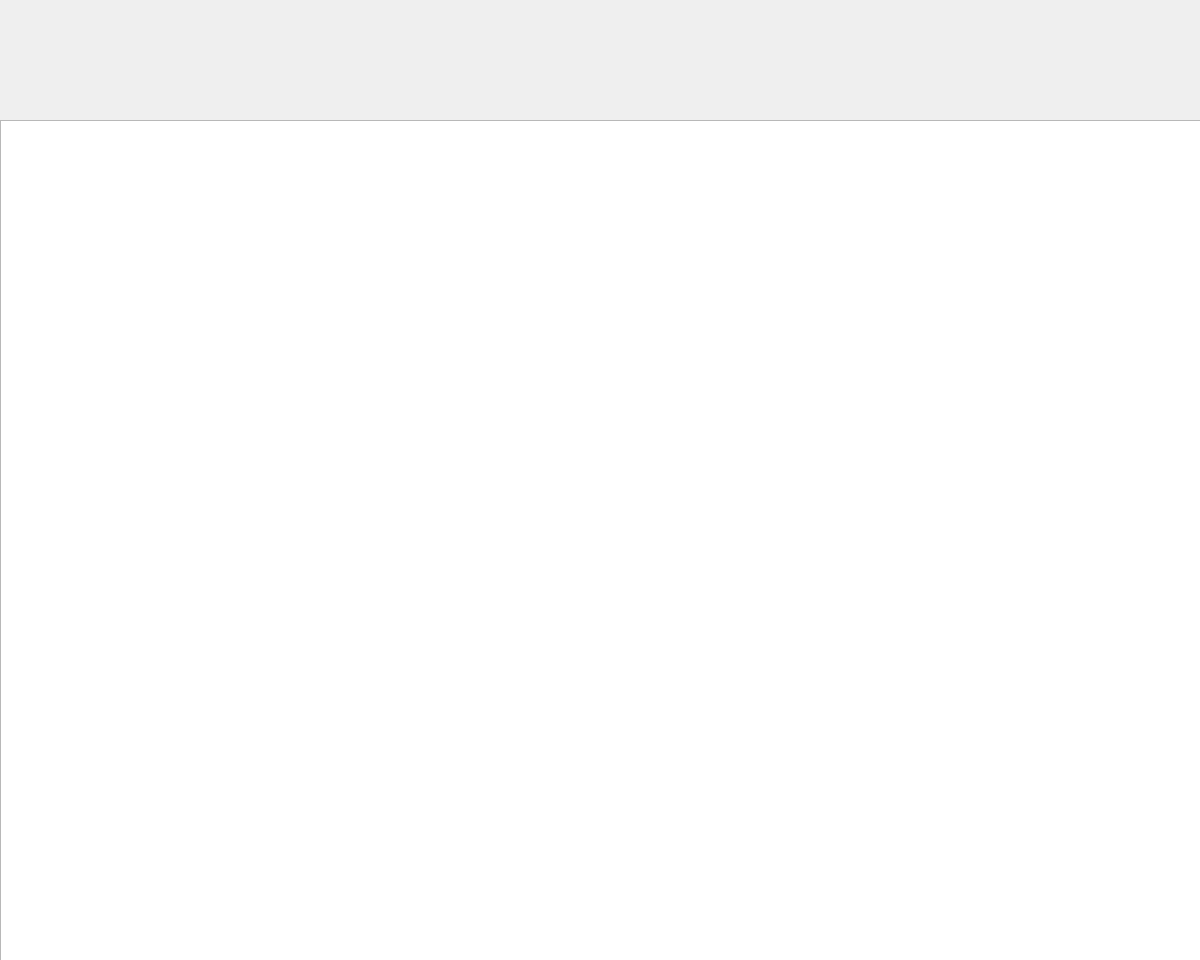
<?xml version="1.0" encoding="UTF-8"?>
<ui version="4.0">
 <class>Form</class>
 <widget class="QWidget" name="Form">
  <property name="geometry">
   <rect>
    <x>0</x>
    <y>0</y>
    <width>1200</width>
    <height>960</height>
   </rect>
  </property>
  <property name="windowTitle">
   <string>Form</string>
  </property>
  <widget class="QChartView" name="graphicsView">
   <property name="geometry">
    <rect>
     <x>0</x>
     <y>120</y>
     <width>1201</width>
     <height>841</height>
    </rect>
   </property>
  </widget>
 </widget>
 <customwidgets>
  <customwidget>
   <class>QChartView</class>
   <extends>QGraphicsView</extends>
   <header>PyQt5.QtChart</header>
  </customwidget>
 </customwidgets>
 <resources/>
 <connections/>
</ui>
